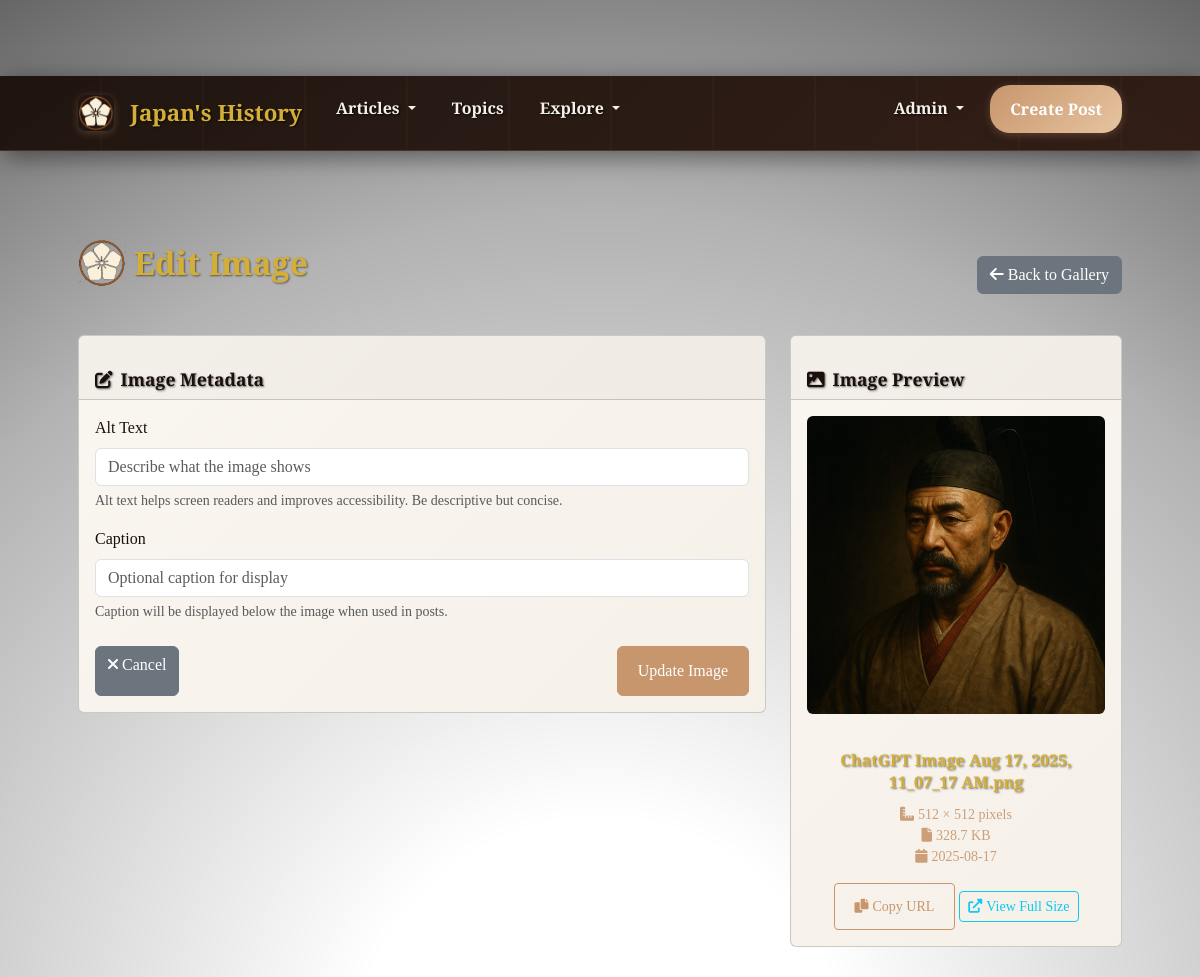
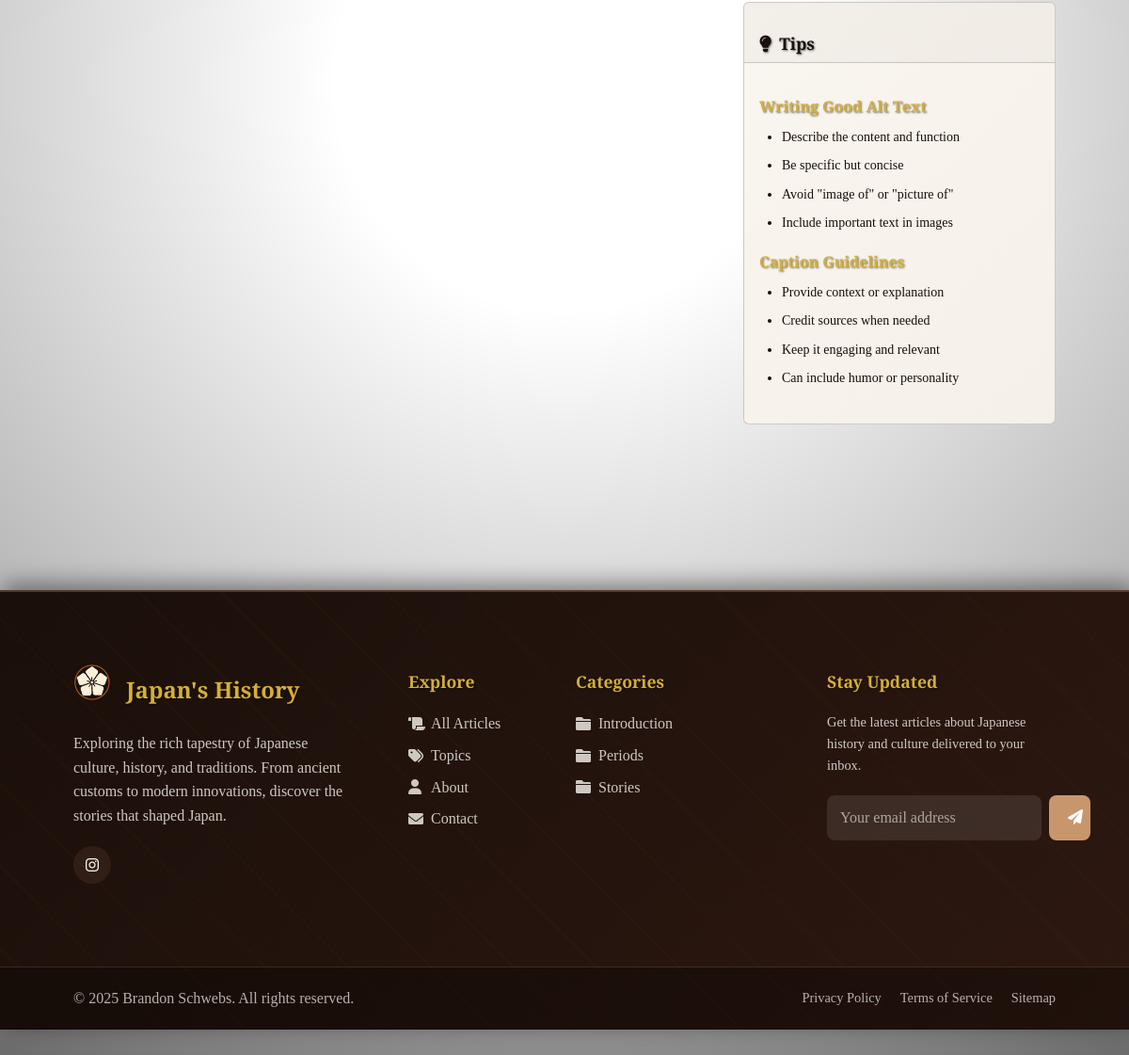
/admin/gallery/21/edit (signed in), run on the app's committed database (2 pictures, top to bottom).
### tables this page shows
CREATE TABLE image_gallery (
                id INTEGER PRIMARY KEY AUTOINCREMENT,
                filename TEXT NOT NULL,
                original_filename TEXT NOT NULL,
                alt_text TEXT,
                caption TEXT,
                file_size INTEGER,
                width INTEGER,
                height INTEGER,
                uploaded_at TIMESTAMP DEFAULT CURRENT_TIMESTAMP
            );

CREATE TABLE social_links (
                id INTEGER PRIMARY KEY AUTOINCREMENT,
                name TEXT NOT NULL,
                url TEXT NOT NULL,
                icon_class TEXT NOT NULL,
                display_order INTEGER DEFAULT 0,
                is_active BOOLEAN DEFAULT 1,
                created_at TIMESTAMP DEFAULT CURRENT_TIMESTAMP,
                updated_at TIMESTAMP DEFAULT CURRENT_TIMESTAMP
            );

CREATE TABLE categories (
                id INTEGER PRIMARY KEY AUTOINCREMENT,
                name TEXT UNIQUE NOT NULL,
                slug TEXT UNIQUE NOT NULL,
                description TEXT,
                created_at TIMESTAMP DEFAULT CURRENT_TIMESTAMP
            );

### routes/admin.py (the view, shortened to what this page needs)
@admin.route('/admin/gallery/<int:image_id>/edit', methods=['GET', 'POST'])
@admin_required
def admin_edit_image(image_id):
    image = ImageGalleryModel.get_image_by_id(image_id)
    if not image:
        flash('Image not found.', 'error')
        return redirect(url_for('admin.admin_gallery'))
    form = ImageEditForm()
    if request.method == 'GET':
        form.alt_text.data = image['alt_text']
        form.caption.data = image['caption']
    return render_template('admin/edit_image.html', form=form, image=image)

### templates/admin/edit_image.html (shortened to what this page needs)
{% extends "base.html" %}
{% block content %}
<div class="d-flex justify-content-between align-items-center mb-4">
    <h1 class="d-flex align-items-center" style="font-size: 2rem;">
        <img src="{{ url_for('static', filename='img/Japanese History Blog Logo - Styled.png') }}" alt="Japan's History Logo" class="me-2" style="height: 48px; width: 48px;">
        Edit Image
    </h1>
    <a href="{{ url_for('admin.admin_gallery') }}" class="btn btn-secondary">
        <i class="fas fa-arrow-left me-1"></i>Back to Gallery
    </a>
</div>
<div class="row">
    <div class="col-lg-8">
        <div class="card">
            <div class="card-header">
                <h5 class="mb-0">
                    <i class="fas fa-edit me-2"></i>Image Metadata
                </h5>
            </div>
            <div class="card-body">
                <form method="POST">
                    <div class="mb-3">
                        {{ form.alt_text.label(class="form-label") }}
                        {{ form.alt_text(class="form-control", placeholder="Describe what the image shows") }}
                        <div class="form-text">
                            Alt text helps screen readers and improves accessibility. Be descriptive but concise.
                        </div>
                    </div>
                    <div class="mb-4">
                        {{ form.caption.label(class="form-label") }}
                        {{ form.caption(class="form-control", placeholder="Optional caption for display") }}
                        <div class="form-text">
                            Caption will be displayed below the image when used in posts.
                        </div>
                    </div>
                    <div class="d-flex justify-content-between">
                        <a href="{{ url_for('admin.admin_gallery') }}" class="btn btn-secondary">
                            <i class="fas fa-times me-1"></i>Cancel
                        </a>
                        {{ form.submit(class="btn btn-primary") }}
                    </div>
                </form>
            </div>
        </div>
    </div>
    <div class="col-lg-4">
        <div class="card">
            <div class="card-header">
                <h5 class="mb-0">
                    <i class="fas fa-image me-2"></i>Image Preview
                </h5>
            </div>
            <div class="card-body text-center">
                <img src="{{ url_for('static', filename='uploads/' + image.filename) }}"
                     class="img-fluid rounded mb-3" alt="{{ image.alt_text or image.original_filename }}"
                     style="max-height: 300px;">
                <h6>{{ image.original_filename }}</h6>
                <div class="text-muted small">
                    {% if image.width and image.height %}
                        <div><i class="fas fa-ruler-combined me-1"></i>{{ image.width }} × {{ image.height }} pixels</div>
                    {% endif %}
                    {% if image.file_size %}
                        <div><i class="fas fa-file me-1"></i>{{ (image.file_size / 1024) | round(1) }} KB</div>
                    {% endif %}
                    <div><i class="fas fa-calendar me-1"></i>{{ image.uploaded_at[:10] }}</div>
                </div>
                <div class="mt-3">
                    <button class="btn btn-sm btn-outline-primary copy-url-btn"
                            data-url="{{ url_for('static', filename='uploads/' + image.filename) }}"
                            title="Copy URL">
                        <i class="fas fa-copy me-1"></i>Copy URL
                    </button>
                    <a href="{{ url_for('static', filename='uploads/' + image.filename) }}"
                       target="_blank" class="btn btn-sm btn-outline-info">
                        <i class="fas fa-external-link-alt me-1"></i>View Full Size
                    </a>
                </div>
            </div>
        </div>
        <div class="card mt-3">
            <div class="card-header">
                <h5 class="mb-0">
                    <i class="fas fa-lightbulb me-2"></i>Tips
                </h5>
            </div>
            <div class="card-body">
                <h6>Writing Good Alt Text</h6>
                <ul class="small">
                    <li>Describe the content and function</li>
                    <li>Be specific but concise</li>
                    <li>Avoid "image of" or "picture of"</li>
                    <li>Include important text in images</li>
                </ul>
                <h6 class="mt-3">Caption Guidelines</h6>
                <ul class="small">
                    <li>Provide context or explanation</li>
                    <li>Credit sources when needed</li>
                    <li>Keep it engaging and relevant</li>
                    <li>Can include humor or personality</li>
                </ul>
            </div>
        </div>
    </div>
</div>
{% endblock %}

### templates/base.html (shortened to what this page needs)
<!DOCTYPE html>
<html lang="en">
<head>
    <link href="https://cdn.jsdelivr.net/npm/bootstrap@5.3.0/dist/css/bootstrap.min.css" rel="stylesheet">
    <link href="https://cdnjs.cloudflare.com/ajax/libs/font-awesome/6.0.0/css/all.min.css" rel="stylesheet">
    <link href="{{ url_for('static', filename='css/style.css') }}" rel="stylesheet">
</head>
<body>
    <nav class="navbar navbar-expand-lg fixed-top navbar-enhanced">
        <div class="container">
            <a class="navbar-brand navbar-brand-enhanced d-flex align-items-center" href="{{ url_for('main.index') }}">
                <img src="{{ url_for('static', filename='img/Japanese History Blog Logo - Styled.png') }}"
                     alt="Japan's History Logo" class="navbar-logo-enhanced me-3">
                Japan's History
            </a>
            <div class="collapse navbar-collapse" id="navbarNav">
                <ul class="navbar-nav me-auto">
                    <li class="nav-item dropdown">
                        <a class="nav-link nav-link-enhanced dropdown-toggle" href="{{ url_for('main.articles') }}"
                           role="button" data-bs-toggle="dropdown" aria-expanded="false">
                            Articles
                        </a>
                    </li>
                    <li class="nav-item">
                        <a class="nav-link nav-link-enhanced" href="{{ url_for('search.all_tags') }}">
                            Topics
                        </a>
                    </li>
                    <li class="nav-item dropdown">
                        <a class="nav-link nav-link-enhanced dropdown-toggle" href="#"
                           role="button" data-bs-toggle="dropdown" aria-expanded="false">
                            Explore
                        </a>
                    </li>
                </ul>
                <ul class="navbar-nav">
                    {% if is_admin_logged_in %}
                    <li class="nav-item dropdown d-flex align-items-center">
                        <a class="nav-link nav-link-enhanced dropdown-toggle" href="#"
                           role="button" data-bs-toggle="dropdown">
                            Admin
                        </a>
                    </li>
                    {% endif %}
                    {% if is_admin_logged_in %}
                    <li class="nav-item d-flex align-items-center">
                        <a class="nav-cta-btn" href="{{ url_for('posts.create_post') }}">
                            Create Post
                        </a>
                    </li>
                    {% else %}
                    <li class="nav-item">
                        <a class="nav-link nav-link-enhanced" href="{{ url_for('auth.admin_login') }}">
                            Admin
                        </a>
                    </li>
                    {% endif %}
                </ul>
            </div>
        </div>
    </nav>
    <main class="content-section">
        <div class="container mt-4">
            {% block content %}{% endblock %}
        </div>
    </main>
    <footer class="footer-enhanced">
        <div class="footer-main">
            <div class="container">
                <div class="row">
                    <div class="col-lg-4 col-md-6 mb-4">
                        <div class="footer-brand">
                            <div class="d-flex align-items-center mb-3">
                                <img src="{{ url_for('static', filename='img/Japanese History Blog Logo - Styled.png') }}"
                                     alt="Japan's History Logo" class="me-3" style="height: 40px; width: 40px; border-radius: 8px;">
                                <h4>Japan's History</h4>
                            </div>
                            <p>Exploring the rich tapestry of Japanese culture, history, and traditions. From ancient customs to modern innovations, discover the stories that shaped Japan.</p>
                            {% if social_links %}
                            <div class="footer-social">
                                {% for link in social_links %}
                                <a href="{{ link.url }}" class="social-link" title="{{ link.name }}" target="_blank" rel="noopener noreferrer">
                                    <i class="{{ link.icon_class }}"></i>
                                </a>
                                {% endfor %}
                            </div>
                            {% endif %}
                        </div>
                    </div>
                    <div class="col-lg-2 col-md-6 mb-4">
                        <div class="footer-links">
                            <h5>Explore</h5>
                            <ul>
                                <li><a href="{{ url_for('main.articles') }}">
                                    <i class="fas fa-scroll"></i>All Articles
                                </a></li>
                                <li><a href="{{ url_for('search.all_tags') }}">
                                    <i class="fas fa-tags"></i>Topics
                                </a></li>
                                <li><a href="{{ url_for('main.about') }}">
                                    <i class="fas fa-user"></i>About
                                </a></li>
                                <li><a href="{{ url_for('main.contact') }}">
                                    <i class="fas fa-envelope"></i>Contact
                                </a></li>
                            </ul>
                        </div>
                    </div>
                    <div class="col-lg-3 col-md-6 mb-4">
                        <div class="footer-links">
                            <h5>Categories</h5>
                            <ul>
                                {% for category in categories[:5] %}
                                <li><a href="{{ url_for('main.articles_by_category', category_slug=category.slug) }}">
                                    <i class="fas fa-folder"></i>{{ category.name }}
                                </a></li>
                                {% endfor %}
                            </ul>
                        </div>
                    </div>
                    <div class="col-lg-3 col-md-6 mb-4">
                        <div class="footer-links">
                            <h5>Stay Updated</h5>
                            <p style="color: var(--text-warm); opacity: 0.8; font-size: 0.9rem;">
                                Get the latest articles about Japanese history and culture delivered to your inbox.
                            </p>
                            <form class="newsletter-form">
                                <input type="email" class="newsletter-input" placeholder="Your email address" required>
                                <button type="submit" class="newsletter-btn">
                                    <i class="fas fa-paper-plane"></i>
                                </button>
                            </form>
                        </div>
                    </div>
                </div>
            </div>
        </div>
        <div class="footer-bottom">
            <div class="container">
                <div class="footer-bottom-content">
                    <p class="footer-copyright">
                        &copy; 2025 Brandon Schwebs. All rights reserved.
                    </p>
                    <div class="footer-legal">
                        <a href="#">Privacy Policy</a>
                        <a href="#">Terms of Service</a>
                        <a href="#">Sitemap</a>
                    </div>
                </div>
            </div>
        </div>
    </footer>
    <link href="https://cdn.quilljs.com/1.3.7/quill.snow.css" rel="stylesheet">
</body>
</html>

### data on the page
image_gallery: filename (picture), original_filename "ChatGPT Image Aug 17, 2025, 11_07_17 AM.png", width "512", height "512", (image.file_size/1024)|round(1) "328.7", uploaded_at "2025-08-17"
categories: name "Introduction"
categories: name "Periods"
categories: name "Stories"
